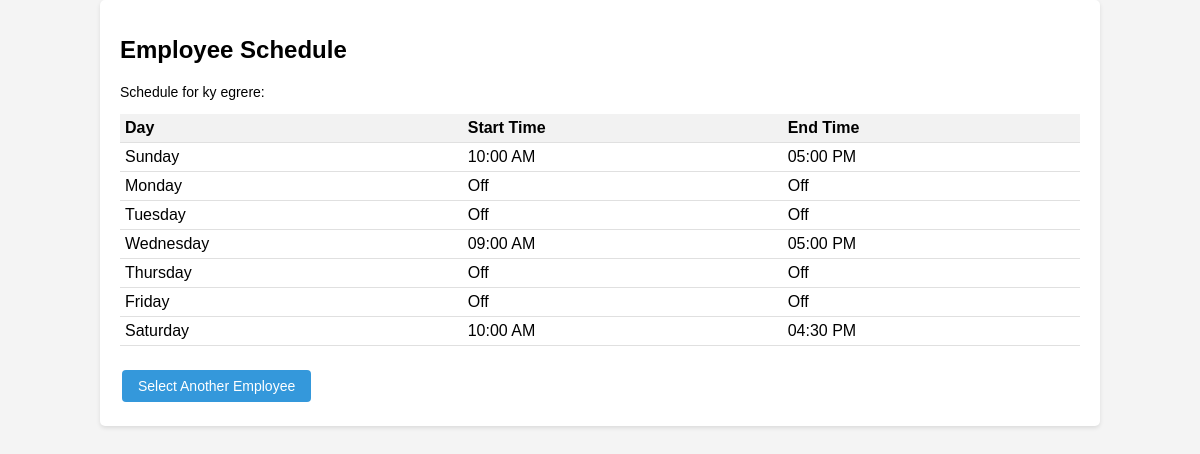
/all_schedules.php?employee=9 (signed in), run on the app's committed database.
### tables this page shows
CREATE TABLE `users` (
  `id` int(100) NOT NULL,
  `firstname` varchar(70) NOT NULL,
  `lastname` varchar(80) NOT NULL,
  `password` varchar(100) NOT NULL,
  `email` varchar(100) NOT NULL,
  `date_created` datetime NOT NULL DEFAULT current_timestamp(),
  `isAdmin` tinyint(1) NOT NULL DEFAULT 0,
  `isManager` tinyint(1) NOT NULL DEFAULT 0,
  `isEmployee` tinyint(1) NOT NULL DEFAULT 0
);

CREATE TABLE `schedules` (
  `user_id` int(1) NOT NULL,
  `day_of_week` varchar(10) NOT NULL,
  `start_time` time DEFAULT NULL,
  `end_time` time DEFAULT NULL,
  `is_day_off` tinyint(1) NOT NULL
);

### all_schedules.php (the view, shortened to what this page needs)
<?php
$connection = new mysqli('localhost', 'root', '', 'hardstore');
?>
<!DOCTYPE html>
<html lang="en">
<head>
</head>
<body>
    <div class="container">
    <h1>Employee Schedule</h1>
<?php
if (isset($_GET['employee'])) {
    $employee_id = $_GET['employee'];
    $sql = "SELECT firstname, lastname FROM users WHERE id = $employee_id";
    $result = $connection->query($sql);
    $employee = $result->fetch_assoc();
    $employee_name = $employee['firstname'] . ' ' . $employee['lastname'];
    $sql = "SELECT day_of_week, start_time, end_time, is_day_off FROM schedules WHERE user_id = $employee_id";
    $result = $connection->query($sql);
    if ($result->num_rows > 0) {
        echo '<p>Schedule for ' . $employee_name . ':</p>';
        echo '<table>';
        echo '<thead><tr><th>Day</th><th>Start Time</th><th>End Time</th></tr></thead>';
        echo '<tbody>';
        while ($row = $result->fetch_assoc()) {
            echo '<tr>';
        echo '<td>' . $row['day_of_week'] . '</td>';
        echo '<td>' . ($row['is_day_off'] ? 'Off' : date('h:i A', strtotime($row['start_time']))) . '</td>';
        echo '<td>' . ($row['is_day_off'] ? 'Off' : date('h:i A', strtotime($row['end_time']))) . '</td>';
        echo '</tr>';
        }
        echo '</tbody></table>';
    } else {
        echo '<p>No schedule entries found for ' . $employee_name . '.</p>';
    }
    echo '<button onclick="window.location.href=\'all_schedules.php\'">Select Another Employee</button>';
}
?>
</div>
<body>
</html>

### all_schedules.php (style rules this page uses)
body { font-family: Arial, sans-serif; background-color: #f4f4f4; margin: 0; padding: 0; }
.container { width: 80%; margin: 0 auto; background-color: #fff; padding: 20px; border-radius: 5px; box-shadow: 0 2px 4px rgba(0, 0, 0, 0.1); }
h1 { font-size: 24px; margin-bottom: 20px; }
p { font-size: 14px; }
table { width: 100%; border-collapse: collapse; margin-bottom: 20px; }
th, td { padding: 5px; text-align: left; border-bottom: 1px solid #e0e0e0; }
th { background-color: #f2f2f2; font-weight: bold; }
button { background-color: #3498db; color: white; border: none; border-radius: 4px; padding: 8px 16px; text-align: center; text-decoration: none; font-size: 14px; margin: 4px 2px; cursor: pointer; transition: background-color 0.3s; }

### data on the page
users: employee_name "ky egrere"
schedules: day_of_week "Sunday", start_time "10:00 AM", end_time "05:00 PM"
schedules: day_of_week "Monday", is_day_off "Off"
schedules: day_of_week "Tuesday", is_day_off "Off"
schedules: day_of_week "Wednesday", start_time "09:00 AM", end_time "05:00 PM"
schedules: day_of_week "Thursday", is_day_off "Off"
schedules: day_of_week "Friday", is_day_off "Off"
schedules: day_of_week "Saturday", start_time "10:00 AM", end_time "04:30 PM"
